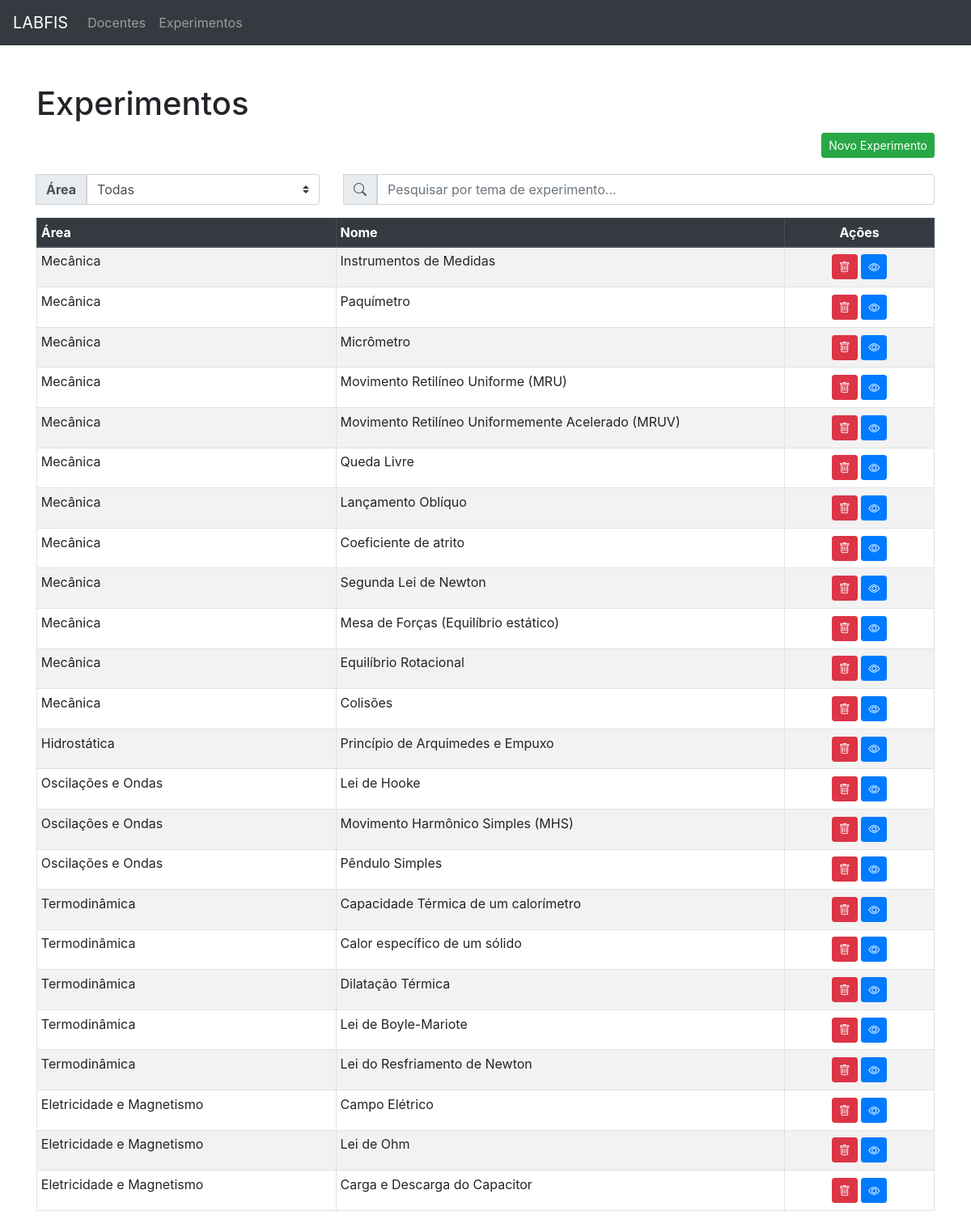
The app's page /experimentos with its own data.
### models.py (models this page shows, shortened)
class Experimento(db.Model):
    __tablename__ = 'experimentos'
    id = db.Column(db.Integer, primary_key=True)
    nome = db.Column(db.String(120), unique=True, nullable=False)
    descricao = db.Column(db.Text, nullable=True)
    area_id = db.Column(db.Integer, db.ForeignKey('areas.id'), nullable=False)
    arquivos = db.relationship('Arquivo', backref='experimentos', cascade = "all,delete", lazy=True)
    agendamentos = db.relationship('Agendamento', backref='experimentos', lazy=True)

class Area(db.Model):
    __tablename__ = 'areas'
    id = db.Column(db.Integer, primary_key=True)
    nome = db.Column(db.String(80), unique=True, nullable=False)
    experimentos = db.relationship('Experimento', backref='areas', lazy=True)

### app.py (the view)
@app.route('/experimentos')
def get_experimentos():
    areas = Area.query.all()
    experimentos = Experimento.query.order_by(Experimento.area_id).all()
    return render_template('experimentos.html', areas=areas, experimentos=experimentos)

### app.py (called while the page is built)
@app.context_processor
def inject_enumerate():
    return dict(enumerate=enumerate)

### templates/experimentos.html (shortened to what this page needs)
{% extends "base.html" %}
{% from "macros.html" import modal_macro, form_macro_experimento %}
{% block content_title %}Experimentos{% endblock %}
{% block content %}
<div class="text-right">
    {{ modal_macro('success', 'Novo Experimento', 'novo_experimento', 'Novo Experimento', 'Novo Experimento', form_macro_experimento(action=url_for('insert_experimento'), areas=areas)) }}
</div>
<div class="row">
  <div class="col col-4 input-group mt-3 text-left">
      <div class="input-group-append">
          <label class="input-group-text" for="filtra-semestre"><b>Área</b></label>
      </div>
      <select class="custom-select" id="filtra-area" name="filtra-semestre" onchange="filtraArea()">
          <option value="Todos">Todas</option>
      </select>
  </div>
  <div class="col col-8 input-group mt-3">
      <div class="input-group-append">
          <label class="input-group-text" for="pesquisa-tema"><i class="bi bi-search"></i></label>
      </div>
      <input type="text" class="form-control" placeholder="Pesquisar por tema de experimento..." id="pesquisa-tema" aria-label="Pesquisar" aria-describedby="addon-wrapping" onkeyup="pesquisaTema(row='1')">
  </div>
</div>
<table class="table table-hover table-striped table-bordered table-sm mt-3" id="tabela">
    <thead class="thead-dark">
      <tr>
        <th class="col col-4">Área</th>
        <th class="col col-6">Nome</th>
        <th class="col col-2 text-center">Ações</th>
      </tr>
    </thead>
    <tbody>
        {% for experimento in experimentos %}
        <tr>
            <td>{{experimento.areas.nome}}</td>
            <td>{{experimento.nome}}</td>
            <td class="text-center">
                <a href="{{url_for('delete_experimento', id=experimento.id)}}" class="btn btn-sm btn-danger mt-1 mb-1" onclick="return confirm('Deseja realmente excluir o experimento {{experimento.nome}}?\nTodos os arquivos relacionados também serão excluídos!!')" title="Excluir"><i class="bi bi-trash"></i></a>
                <a href="{{url_for('get_experimento', id=experimento.id)}}" class="btn btn-sm btn-primary mt-1 mb-1" title="Ver detalhes"><i class="bi bi-eye"></i></a>
            </td>
        </tr>
        {% endfor %}
    </tbody>
  </table>
{% endblock %}

### records on screen
Experimento: areas.nome "Mecânica", nome "Instrumentos de Medidas"
Experimento: areas.nome "Mecânica", nome "Paquímetro"
Experimento: areas.nome "Mecânica", nome "Micrômetro"
Experimento: areas.nome "Mecânica", nome "Movimento Retilíneo Uniforme (MRU)"
Experimento: areas.nome "Mecânica", nome "Movimento Retilíneo Uniformemente Acelerado (MRUV)"
Experimento: areas.nome "Mecânica", nome "Queda Livre"
Experimento: areas.nome "Mecânica", nome "Lançamento Oblíquo"
Experimento: areas.nome "Mecânica", nome "Coeficiente de atrito"
Experimento: areas.nome "Mecânica", nome "Segunda Lei de Newton"
Experimento: areas.nome "Mecânica", nome "Mesa de Forças (Equilíbrio estático)"
Experimento: areas.nome "Mecânica", nome "Equilíbrio Rotacional"
Experimento: areas.nome "Mecânica", nome "Colisões"
Experimento: areas.nome "Hidrostática", nome "Princípio de Arquimedes e Empuxo"
Experimento: areas.nome "Oscilações e Ondas", nome "Lei de Hooke"
Experimento: areas.nome "Oscilações e Ondas", nome "Movimento Harmônico Simples (MHS)"
Experimento: areas.nome "Oscilações e Ondas", nome "Pêndulo Simples"
Experimento: areas.nome "Termodinâmica", nome "Capacidade Térmica de um calorímetro"
Experimento: areas.nome "Termodinâmica", nome "Calor específico de um sólido"
Experimento: areas.nome "Termodinâmica", nome "Dilatação Térmica"
Experimento: areas.nome "Termodinâmica", nome "Lei de Boyle-Mariote"
Experimento: areas.nome "Termodinâmica", nome "Lei do Resfriamento de Newton"
Experimento: areas.nome "Eletricidade e Magnetismo", nome "Campo Elétrico"
Experimento: areas.nome "Eletricidade e Magnetismo", nome "Lei de Ohm"
Experimento: areas.nome "Eletricidade e Magnetismo", nome "Carga e Descarga do Capacitor"

### other values on screen
{{ btn_content|safe }} "Novo Experimento"
